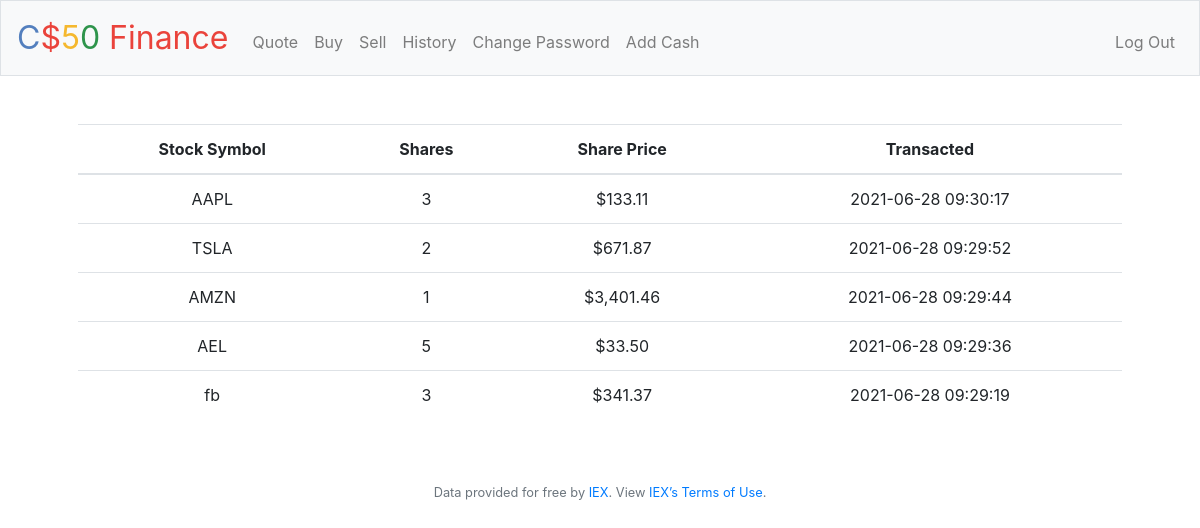
Screenshot of /history (signed in) with the database file from the repository.
### tables this page shows
CREATE TABLE transactions (
   id INTEGER PRIMARY KEY AUTOINCREMENT NOT NULL,
   user_id INTEGER NOT NULL,
   symbol TEXT NOT NULL,
   shares INTEGER NOT NULL,
   price NUMERIC NOT NULL,
   transacted TIMESTAMP DEFAULT CURRENT_TIMESTAMP NOT NULL,
   FOREIGN KEY(user_id) REFERENCES users(id)
);

### application.py (the view)
@app.route("/history")
@login_required
def history():
    history = db.execute("SELECT symbol, shares, price, transacted FROM transactions WHERE user_id = '{user_id}' ORDER BY transacted desc".format(
        **{"user_id": session["user_id"]}))
    for transaction in history:
        transaction["price"] = usd(transaction["price"])
        transaction["transacted"] = transaction["transacted"]
    return render_template("history.html", history=history)

### application.py (called while the page is built)
@app.after_request
def after_request(response):
    response.headers["Cache-Control"] = "no-cache, no-store, must-revalidate"
    response.headers["Expires"] = 0
    response.headers["Pragma"] = "no-cache"
    return response

### helpers.py (called while the page is built)
def login_required(f):
    @wraps(f)
    def decorated_function(*args, **kwargs):
        if session.get("user_id") is None:
            return redirect("/login")
        return f(*args, **kwargs)
    return decorated_function

def usd(value):
    return f"${value:,.2f}"

### templates/history.html (shortened to what this page needs)
{% extends "layout.html" %}
{% block main %}
    <table class="table">
        <thead>
            <tr>
                <th>Stock Symbol</th>
                <th>Shares</th>
                <th>Share Price</th>
                <th>Transacted</th>
            </tr>
        </thead>
        <tbody>
            {% for event in history %}
                <tr>
                    <td>{{ event.symbol }}</td>
                    <td>{{ event.shares }}</td>
                    <td>{{ event.price }}</td>
                    <td>{{ event.transacted }}</td>
                </tr>
            {% endfor %}
        </tbody>
    </table>
{% endblock %}

### templates/layout.html (shortened to what this page needs)
<!DOCTYPE html>
<html lang="en">
    <head>
        <link rel="stylesheet" href="https://cdn.jsdelivr.net/npm/bootstrap@4.5.3/dist/css/bootstrap.min.css">
        <link href="/static/styles.css" rel="stylesheet">
    </head>
    <body>
        <nav class="navbar navbar-expand-md navbar-light bg-light border">
            <a class="navbar-brand" href="/"><span class="blue">C</span><span class="red">$</span><span class="yellow">5</span><span class="green">0</span> <span class="red">Finance</span></a>
            <div class="collapse navbar-collapse" id="navbar">
                {% if session.user_id %}
                    <ul class="navbar-nav mr-auto mt-2">
                        <li class="nav-item"><a class="nav-link" href="/quote">Quote</a></li>
                        <li class="nav-item"><a class="nav-link" href="/buy">Buy</a></li>
                        <li class="nav-item"><a class="nav-link" href="/sell">Sell</a></li>
                        <li class="nav-item"><a class="nav-link" href="/history">History</a></li>
                        <li class="nav-item"><a class="nav-link" href="/changePassword">Change Password</a></li>
                        <li class="nav-item"><a class="nav-link" href="/addCash">Add Cash</a></li>
                    </ul>
                    <ul class="navbar-nav ml-auto mt-2">
                        <li class="nav-item"><a class="nav-link" href="/logout">Log Out</a></li>
                    </ul>
                {% else %}
                    <ul class="navbar-nav ml-auto mt-2">
                        <li class="nav-item"><a class="nav-link" href="/register">Register</a></li>
                        <li class="nav-item"><a class="nav-link" href="/login">Log In</a></li>
                    </ul>
                {% endif %}
            </div>
        </nav>
        <main class="container p-5">
            {% block main %}{% endblock %}
        </main>
        <footer class="small text-center text-muted">
            Data provided for free by <a href="https://iextrading.com/developer">IEX</a>. View <a href="https://iextrading.com/api-exhibit-a/">IEX’s Terms of Use</a>.
        </footer>
    </body>
</html>

### static/styles.css (style rules this page uses)
nav .navbar-brand { font-size: xx-large; }
nav .navbar-brand .blue { color: #537fbe; }
nav .navbar-brand .red { color: #ea433b; }
nav .navbar-brand .yellow { color: #f5b82e; }
nav .navbar-brand .green { color: #2e944b; }
main { overflow-x: auto; text-align: center; }

### rows the page displays
transactions: symbol "AAPL", shares "3", price "$133.11", transacted "2021-06-28 09:30:17"
transactions: symbol "TSLA", shares "2", price "$671.87", transacted "2021-06-28 09:29:52"
transactions: symbol "AMZN", shares "1", price "$3,401.46", transacted "2021-06-28 09:29:44"
transactions: symbol "AEL", shares "5", price "$33.50", transacted "2021-06-28 09:29:36"
transactions: symbol "fb", shares "3", price "$341.37", transacted "2021-06-28 09:29:19"
